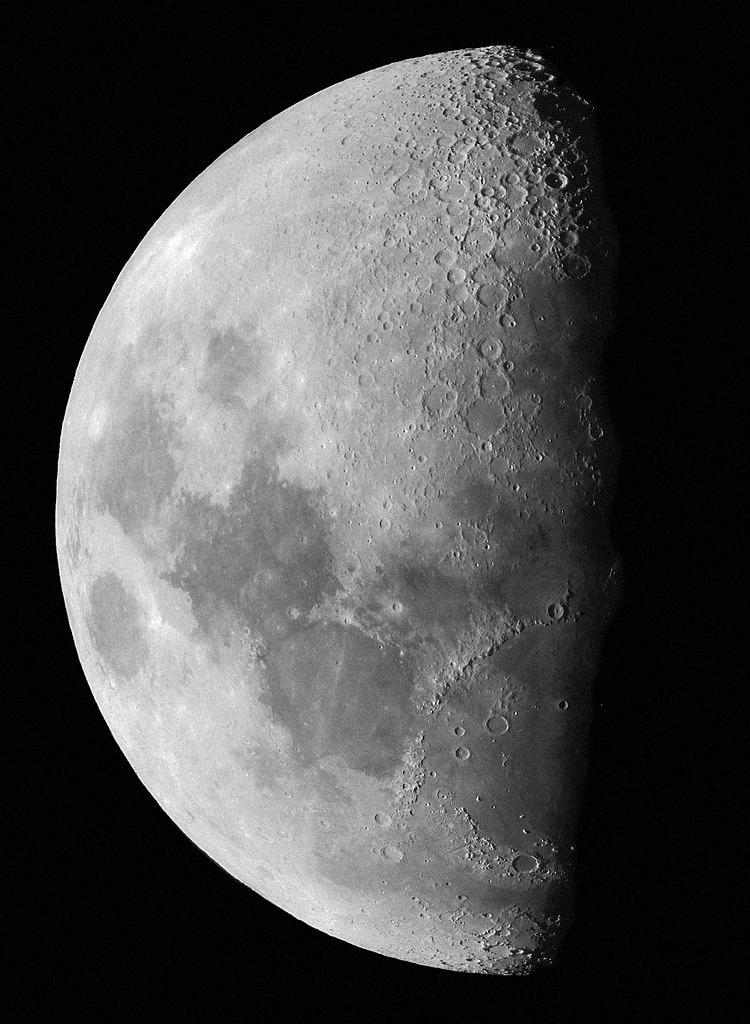
%> input picture Dữ liệu bài tập/Buổi 05 (08-12-S)/moon.jpg, 750 x 1024 px
$ octave Ex5_1.m   (GNU Octave 9; MATLAB toolbox functions it lacks are replaced by stand-ins)
%> lines starting %> are read from the running program, lines starting %| are printed output that depends on the picture
%Ex5_1 Global Histogram Equalization

clear, clc, close all;

%%%%%%%%%%%%%%%%%%%%%%%%%%%%%%%%%%%%%%%%%%%%%%%%%%%%
pkg load image;
%Load image test
#I = imread('brain.jpg');
#I = imread('bay.jpg');
I = imread('moon.jpg');
%> I is the input picture: size 1024x750 uint8; min 0, max 255, mean 75.4

FS = 15; %Font-size of caption

%show images
figure(1), clf;
subplot(1, 2, 1), imshow(I), title('Original image', "fontsize", FS);
[count, bins] = imhist(I);
%> count = 256 values, max 102420 at index 3, min 51 at index 254, mean 3000; bins = 256 values from 0 to 255
subplot(1, 2, 2), bar(bins, count);
set(gca, "fontsize", FS); grid on;
xlim = ([0 255]); ylim = ([0 max(count(:) + 500)]);
%> after `ylim = ([0 max(count(:) + 500)])`: ylim = [0 102920]
xlabel("Gray level"); ylabel("% of pixels");
title('Histogram before equalization', "fontsize", FS);
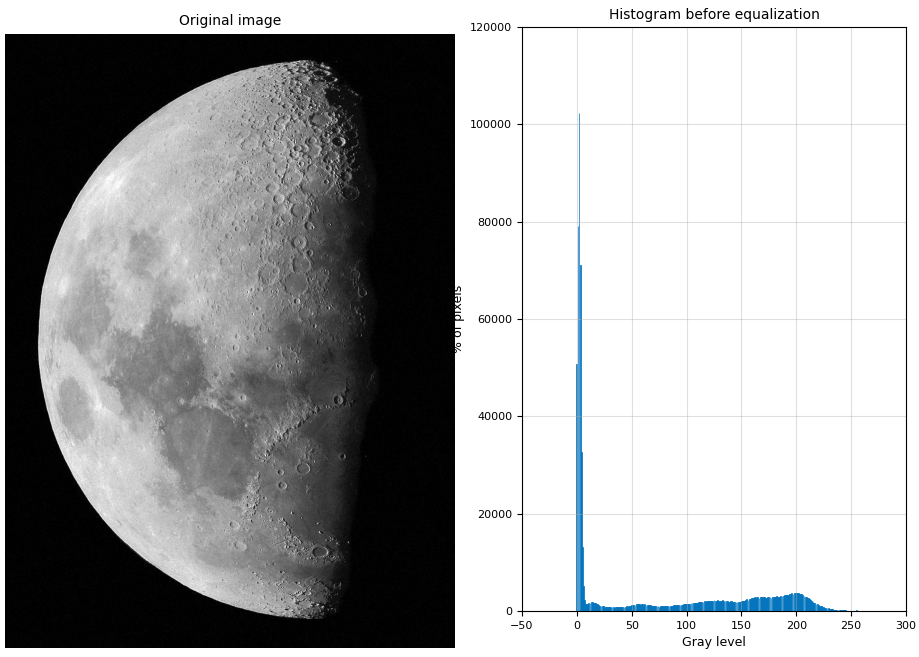
%> figure redrawn from the program's plot data, 2 panels

eq_I = histeq(I);
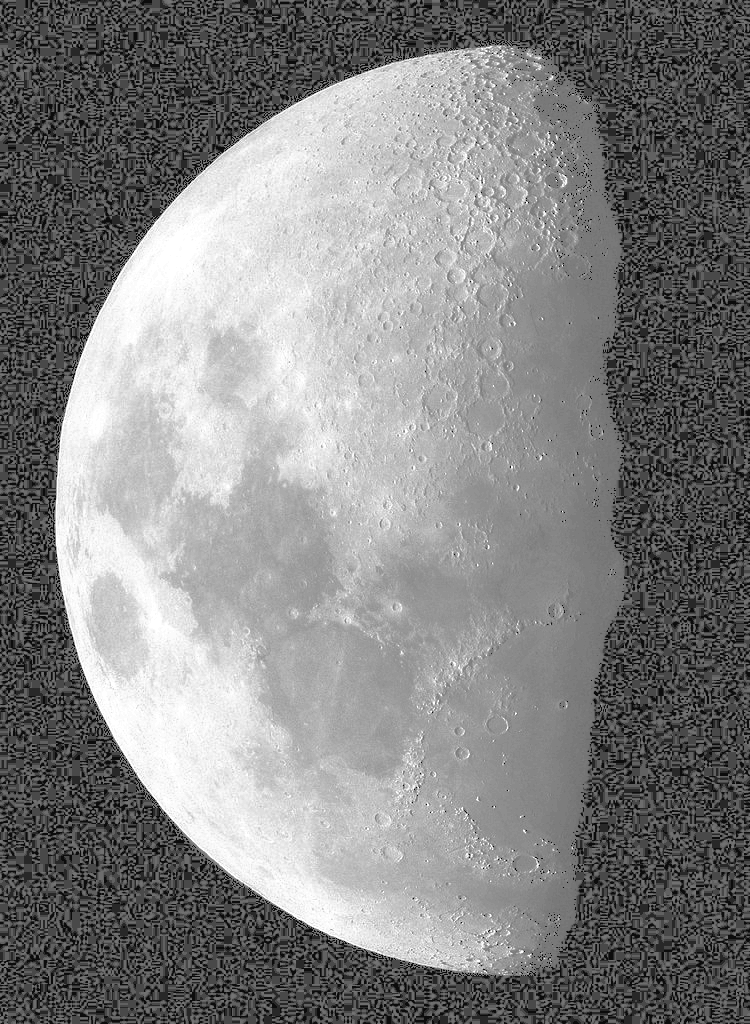
%> eq_I: size 1024x750 uint8; min 12, max 255, mean 131
figure(2), clf;
subplot(1, 2, 1), imshow(eq_I), title('Equalized image', "fontsize", FS);
[count, bins] = imhist(eq_I);
%> count = 256 values, max 102420 at index 74, min 0 at index 1, mean 3000
bins *= 255;
%> bins = 256 values from 0 to 65025
subplot(1, 2, 2), bar(bins, count);
set(gca, "fontsize", FS); grid on;
xlim = ([0 255]); %ylim = ([0 max(count(:) + 500)]);
xlabel("Gray level"); ylabel("% of pixels");
title('Histogram after equalization', "fontsize", FS);
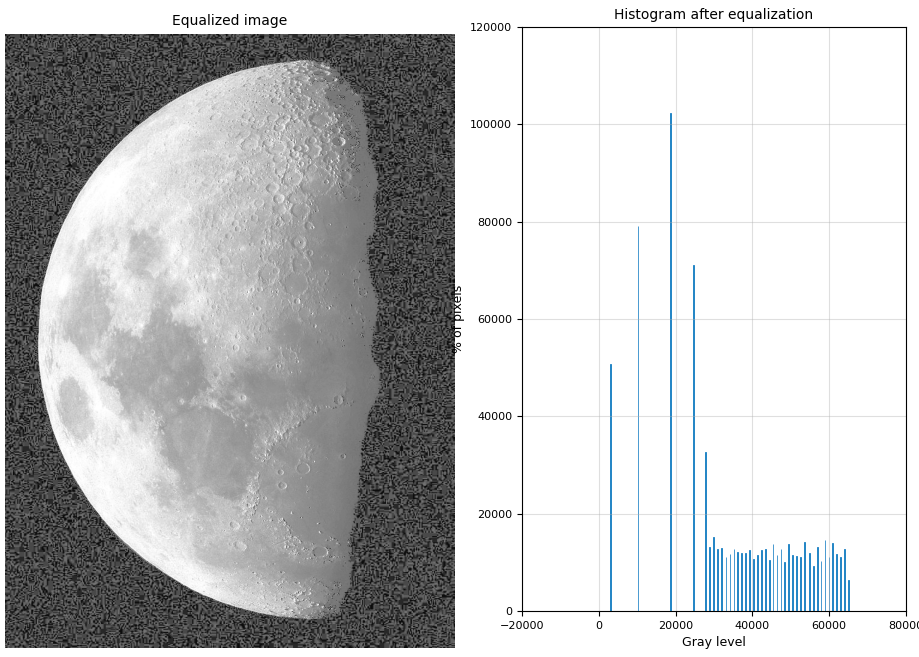
%> figure redrawn from the program's plot data, 2 panels

$ run again, with Dữ liệu bài tập/Buổi 05 (08-12-S)/brain.jpg copied over Dữ liệu bài tập/Buổi 05 (08-12-S)/moon.jpg
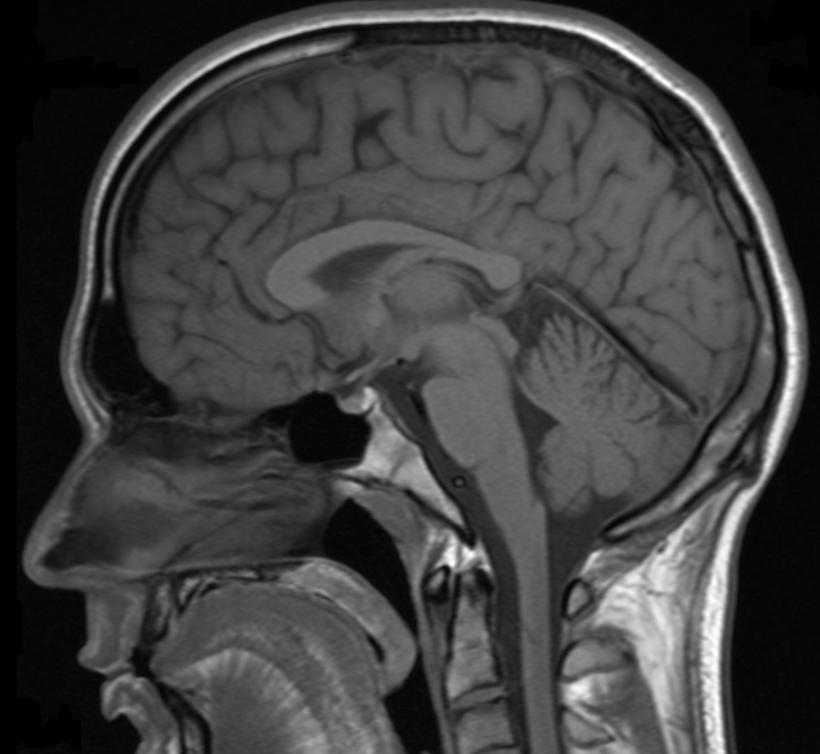
%> input picture Dữ liệu bài tập/Buổi 05 (08-12-S)/brain.jpg, 820 x 754 px
%> I is the input picture: size 754x820 uint8; min 0, max 255, mean 63.9
%> `[count, bins] = imhist(I);`: count = 256 values, max 37954 at index 7, min 26 at index 255, mean 2415.2; bins = 256 values from 0 to 255
%> ylim = [0 38454]
%> `eq_I = histeq(I);`:
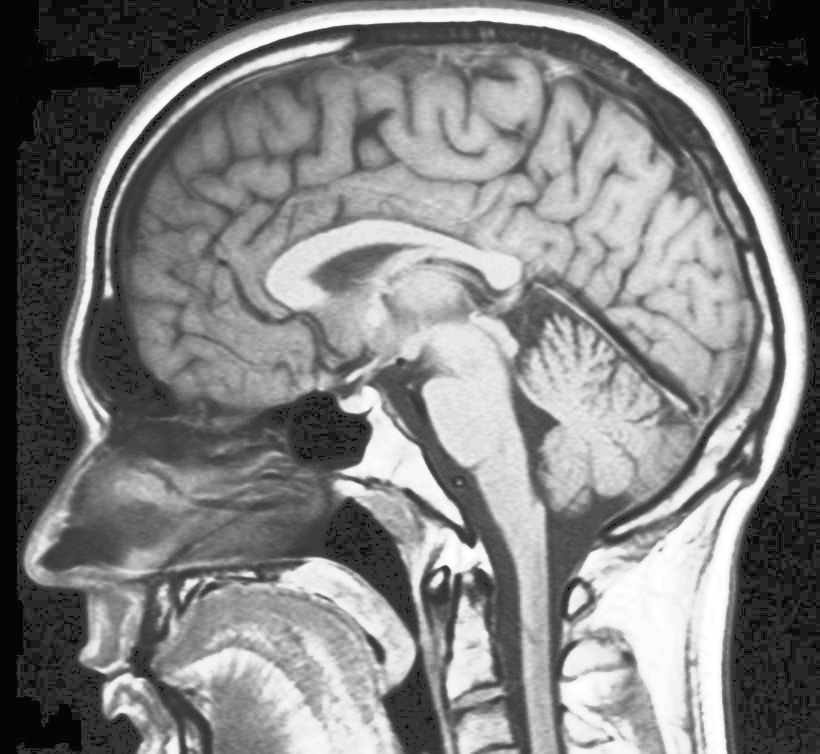
%> eq_I: size 754x820 uint8; min 4, max 255, mean 127.4
%> `[count, bins] = imhist(eq_I);`: count = 256 values, max 37954 at index 29, min 0 at index 1, mean 2415.2
%> `bins *= 255;`: bins = 256 values from 0 to 65025
%> `title('Histogram after equalization', "fontsize", FS);`:
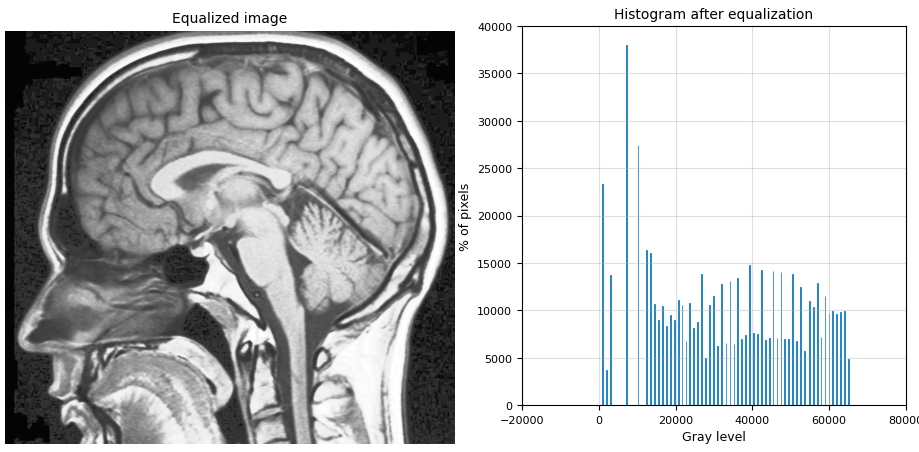
%> figure redrawn from the program's plot data, 2 panels
